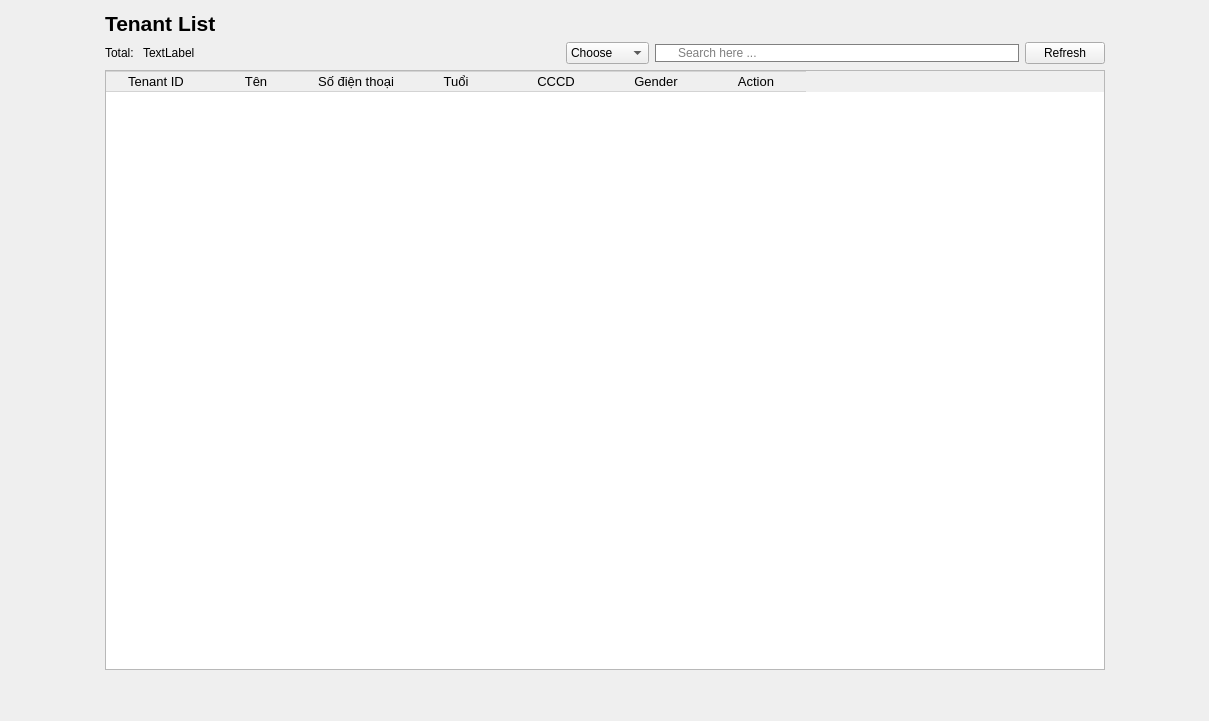
             <widget class="QWidget" name="page_3">
              <layout class="QHBoxLayout" name="horizontalLayout_46">
               <item>
                <spacer name="horizontalSpacer_32">
                 <property name="orientation">
                  <enum>Qt::Orientation::Horizontal</enum>
                 </property>
                 <property name="sizeHint" stdset="0">
                  <size>
                   <width>94</width>
                   <height>20</height>
                  </size>
                 </property>
                </spacer>
               </item>
               <item>
                <layout class="QVBoxLayout" name="verticalLayout_7">
                 <item>
                  <layout class="QHBoxLayout" name="horizontalLayout_11">
                   <item>
                    <widget class="QLabel" name="label_7">
                     <property name="font">
                      <font>
                       <pointsize>16</pointsize>
                       <bold>true</bold>
                      </font>
                     </property>
                     <property name="text">
                      <string>Tenant List</string>
                     </property>
                    </widget>
                   </item>
                   <item>
                    <spacer name="horizontalSpacer_8">
                     <property name="orientation">
                      <enum>Qt::Orientation::Horizontal</enum>
                     </property>
                     <property name="sizeHint" stdset="0">
                      <size>
                       <width>40</width>
                       <height>20</height>
                      </size>
                     </property>
                    </spacer>
                   </item>
                  </layout>
                 </item>
                 <item>
                  <layout class="QHBoxLayout" name="horizontalLayout_8">
                   <item>
                    <layout class="QHBoxLayout" name="horizontalLayout_10">
                     <item>
                      <widget class="QLabel" name="label_6">
                       <property name="text">
                        <string>Total: </string>
                       </property>
                      </widget>
                     </item>
                     <item>
                      <widget class="QLabel" name="totaltenant">
                       <property name="text">
                        <string>TextLabel</string>
                       </property>
                      </widget>
                     </item>
                    </layout>
                   </item>
                   <item>
                    <spacer name="horizontalSpacer_7">
                     <property name="orientation">
                      <enum>Qt::Orientation::Horizontal</enum>
                     </property>
                     <property name="sizeHint" stdset="0">
                      <size>
                       <width>40</width>
                       <height>20</height>
                      </size>
                     </property>
                    </spacer>
                   </item>
                   <item>
                    <widget class="QComboBox" name="CBST">
                     <item>
                      <property name="text">
                       <string>Choose</string>
                      </property>
                     </item>
                     <item>
                      <property name="text">
                       <string>Tenant ID</string>
                      </property>
                     </item>
                     <item>
                      <property name="text">
                       <string>Tên</string>
                      </property>
                     </item>
                     <item>
                      <property name="text">
                       <string>Nam</string>
                      </property>
                     </item>
                     <item>
                      <property name="text">
                       <string>Nữ</string>
                      </property>
                     </item>
                    </widget>
                   </item>
                   <item>
                    <widget class="QLineEdit" name="LineEditSearchTenant">
                     <property name="styleSheet">
                      <string notr="true">QLineEdit{
padding-left:20px;
border: 1px solid gray;
border-radius: 10px;
}</string>
                     </property>
                     <property name="placeholderText">
                      <string>Search here ...</string>
                     </property>
                    </widget>
                   </item>
                   <item>
                    <widget class="QPushButton" name="RefTenantbtn">
                     <property name="text">
                      <string>Refresh</string>
                     </property>
                     <property name="icon">
                      <iconset>
                       <normaloff>:/new/prefix1/Resources/reload.png</normaloff>:/new/prefix1/Resources/reload.png</iconset>
                     </property>
                    </widget>
                   </item>
                  </layout>
                 </item>
                 <item>
                  <widget class="QTableWidget" name="TenantTable">
                   <property name="minimumSize">
                    <size>
                     <width>1000</width>
                     <height>600</height>
                    </size>
                   </property>
                   <property name="font">
                    <font>
                     <pointsize>10</pointsize>
                    </font>
                   </property>
                   <property name="styleSheet">
                    <string notr="true">QPushButton{
 	border: none;
}
QTableWidget::item {
       border-right: none;
       border-left: none;
       border-bottom: 1px solid #D3D3D3;
}
QHeaderView::section {
       border: 1px solid #D3D3D3; 
       border-right: none;      
       border-left: none;       
}</string>
                   </property>
                   <property name="editTriggers">
                    <set>QAbstractItemView::EditTrigger::NoEditTriggers</set>
                   </property>
                   <property name="alternatingRowColors">
                    <bool>true</bool>
                   </property>
                   <property name="selectionMode">
                    <enum>QAbstractItemView::SelectionMode::NoSelection</enum>
                   </property>
                   <column>
                    <property name="text">
                     <string>Tenant ID</string>
                    </property>
                    <property name="font">
                     <font>
                      <pointsize>10</pointsize>
                     </font>
                    </property>
                   </column>
                   <column>
                    <property name="text">
                     <string>Tên</string>
                    </property>
                    <property name="font">
                     <font>
                      <pointsize>10</pointsize>
                     </font>
                    </property>
                   </column>
                   <column>
                    <property name="text">
                     <string>Số điện thoại</string>
                    </property>
                    <property name="font">
                     <font>
                      <pointsize>10</pointsize>
                     </font>
                    </property>
                   </column>
                   <column>
                    <property name="text">
                     <string>Tuổi</string>
                    </property>
                    <property name="font">
                     <font>
                      <pointsize>10</pointsize>
                     </font>
                    </property>
                   </column>
                   <column>
                    <property name="text">
                     <string>CCCD</string>
                    </property>
                    <property name="font">
                     <font>
                      <pointsize>10</pointsize>
                     </font>
                    </property>
                   </column>
                   <column>
                    <property name="text">
                     <string>Gender</string>
                    </property>
                   </column>
                   <column>
                    <property name="text">
                     <string>Action</string>
                    </property>
                    <property name="font">
                     <font>
                      <pointsize>10</pointsize>
                     </font>
                    </property>
                   </column>
                  </widget>
                 </item>
                 <item>
                  <spacer name="verticalSpacer_6">
                   <property name="orientation">
                    <enum>Qt::Orientation::Vertical</enum>
                   </property>
                   <property name="sizeHint" stdset="0">
                    <size>
                     <width>20</width>
                     <height>40</height>
                    </size>
                   </property>
                  </spacer>
                 </item>
                </layout>
               </item>
               <item>
                <spacer name="horizontalSpacer_33">
                 <property name="orientation">
                  <enum>Qt::Orientation::Horizontal</enum>
                 </property>
                 <property name="sizeHint" stdset="0">
                  <size>
                   <width>93</width>
                   <height>20</height>
                  </size>
                 </property>
                </spacer>
               </item>
              </layout>
             </widget>
